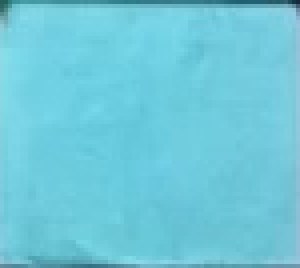
%> input picture PC_2A_TRIS3/Urobilinogen_1.png, 75 x 67 px (shown 4 times larger)
$ octave strips.m   (GNU Octave 9; MATLAB toolbox functions it lacks are replaced by stand-ins)
%> lines starting %> are read from the running program, lines starting %| are printed output that depends on the picture; long printed decimals are rounded
% coral strips rgb measurement
%Glucose
Glucose = imread ('C:\Repos\yolov4-custom-functions\detections\crop\High_PC_093_TRIS1\Urobilinogen_1.png');
%> Glucose is the input picture: size 67x75x3 uint8; mean R, G, B 110.5, 200.9, 218.3

r1 = Glucose(:,:,1);
g1 = Glucose(:,:,2);
b1 = Glucose(:,:,3)
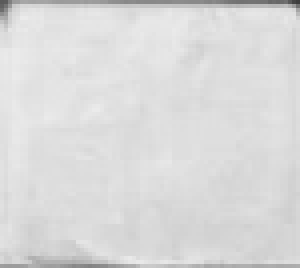
%> b1: size 67x75 uint8 (shown 4 times larger); min 62, max 235, mean 218.3
rglucose = mean(r1(:));
%> rglucose = 110.5
gglucose = mean(g1(:));
%> gglucose = 200.9
bglucose = mean(b1(:));
%> bglucose = 218.3
avgglucose = (rglucose+gglucose+bglucose)/3;
%> avgglucose = 176.6

%Ketone
Ketone = imread ('C:\Repos\yolov4-custom-functions\detections\crop\High_PC_093_TRIS2\Protein_1.png');
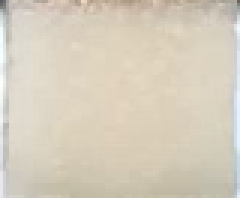
%> input picture PC_2A_TRIS3/Protein_1.png, 80 x 66 px (shown 3 times larger)
%> Ketone is the input picture: size 66x80x3 uint8; mean R, G, B 214.5, 205.8, 189
r2 = Ketone(:,:,1);
g2 = Ketone(:,:,2);
b2 = Ketone(:,:,3);
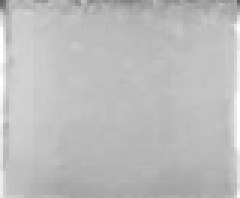
%> b2: size 66x80 uint8 (shown 3 times larger); min 97, max 255, mean 189
rketone = mean(r2(:));
%> rketone = 214.5
gketone = mean(g2(:));
%> gketone = 205.8
bketone = mean(b2(:));
%> bketone = 189
avgketone = (rketone+gketone+bketone)/3;
%> avgketone = 203.1

%Blood
Blood = imread ('C:\Repos\yolov4-custom-functions\detections\crop\High_PC_093_TRIS3\Nitrite_1.png');
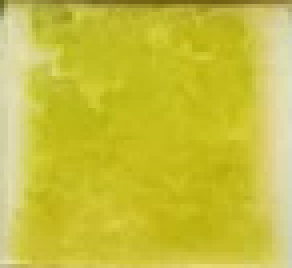
%> input picture PC_2A_TRIS3/Nitrite_1.png, 73 x 67 px (shown 4 times larger)
%> Blood is the input picture: size 67x73x3 uint8; mean R, G, B 199.2, 191.8, 60.6
r3 = Blood(:,:,1);
g3 = Blood(:,:,2);
b3 = Blood(:,:,3);
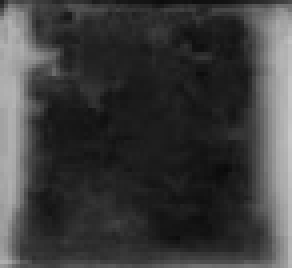
%> b3: size 67x73 uint8 (shown 4 times larger); min 10, max 200, mean 60.6
rblood = mean(r3(:));
%> rblood = 199.2
gblood = mean(g3(:));
%> gblood = 191.8
bblood = mean(b3(:));
%> bblood = 60.62
avgblood = (rblood+gblood+bblood)/3;
%> avgblood = 150.5

%Leukocytes
Leukocytes = imread ('C:\Repos\yolov4-custom-functions\detections\crop\High_PC_093_TRIS4\pH_1.png');
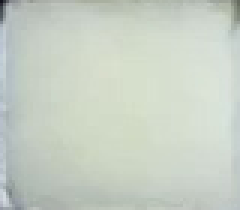
%> input picture PC_2A_TRIS3/pH_1.png, 80 x 70 px (shown 3 times larger)
%> Leukocytes is the input picture: size 70x80x3 uint8; mean R, G, B 200, 208.3, 197.1
r4 = Leukocytes(:,:,1);
g4 = Leukocytes(:,:,2);
b4 = Leukocytes(:,:,3);
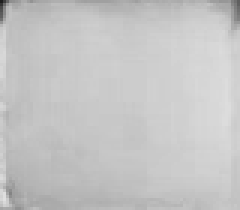
%> b4: size 70x80 uint8 (shown 3 times larger); min 30, max 224, mean 197.1
rleukocytes = mean(r4(:));
%> rleukocytes = 200
gleukocytes = mean(g4(:));
%> gleukocytes = 208.3
bleukocytes = mean(b4(:));
%> bleukocytes = 197.1
avgleukocytes = (rleukocytes+gleukocytes+bleukocytes)/3;
%> avgleukocytes = 201.8

fprintf('avgglucose=%f',avgglucose);
fprintf('avgketone=%f', avgketone);
fprintf('avgblood=%f', avgblood);
fprintf('avgleukocytes=%f', avgleukocytes);
%| avgglucose=176.557015avgketone=203.090657avgblood=150.541675avgleukocytes=201.821
